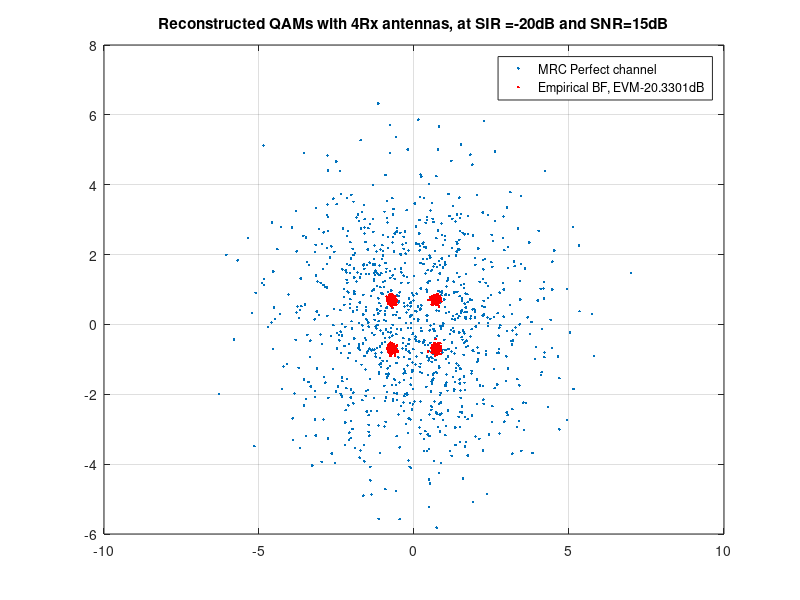
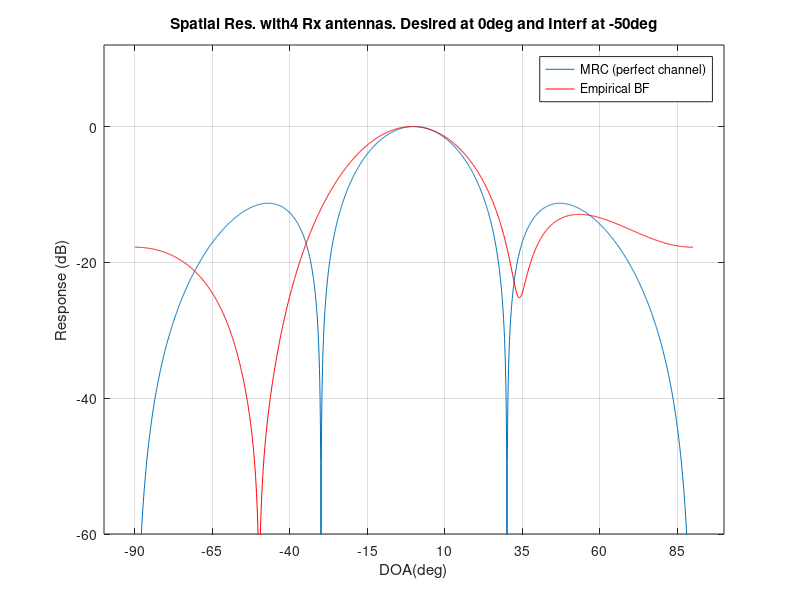

Here is the MATLAB script that generated these plots, in order:
close all; clear; clc; rng(1);

SNRdB = 15;
SIRdB = -20;

N=4;

NumPilots=100;
NumPayload=1000;

theta_deg=0;
x_desired=exp(-1i*pi*sin(theta_deg*pi/180)*[0:N-1].');

Interf_angle=-50;
x_Interf=exp(-1i*pi*sin(Interf_angle*pi/180)*[0:N-1].');

pilots=randsrc(1,NumPilots,[1+1i 1-1i -1+1i -1-1i])/sqrt(2);
s=randsrc(1,NumPayload,[1+1i 1-1i -1+1i -1-1i])/sqrt(2);

%Signal Generation
a_desired=exp(1i*2*pi*rand);
y_desired=a_desired*x_desired*[pilots,s];

r=(randn(1,length([pilots,s]))+1i*randn(1,length([pilots,s])))/sqrt(2);
y_interf=exp(1i*2*pi*rand)*x_Interf*10^(-SIRdB/20)*r;

Noise=10^(-SNRdB/20)*(randn(size(y_desired))+1i*randn(size(y_desired)))/sqrt(2);

y=y_desired+y_interf+Noise;

Y=y(:,1:NumPilots).';
p=pilots.';

w_hat=inv(Y'*Y)*Y'*p;

% Y'*Y = empirical total covariance
% Y'*p = estimate of channel
% We do that because spacial covariance matrix is hard to get.
% w_hat is the least square estimate of w

%Reconstrut QAMs

s_hat_MRC=(a_desired*x_desired)'/N*y(:,NumPilots+1:end);

plot(s_hat_MRC,'.'); grid; hold on ;
title(['Reconstructed QAMs with ',num2str(N), 'Rx antennas, at SIR =',num2str(SIRdB),'dB and SNR=',num2str(SNRdB),'dB'])

s_hat_ebf=w_hat.'*y(:,NumPilots+1:end);
plot(s_hat_ebf,'r.');

%EVM Calculation
EVM_ebf_dB=10*log10(mean(abs(s_hat_ebf-s).^2));

legend('MRC Perfect channel',['Empirical BF, EVM',num2str(EVM_ebf_dB),'dB']);

% Plot the spatial response
phi_deg=[-90:.1:90];
for k=1:length(phi_deg)
    x_test=exp(-1i*pi*sin(phi_deg(k)*pi/180)*[0:N-1].');
    MRC_resp(k)=abs(x_desired'*x_test)/N;
    Emp_BF_response(k)=abs(w_hat.'*x_test);
end

figure;
plot(phi_deg,20*log10(MRC_resp));hold on; grid;
plot(phi_deg,20*log10(Emp_BF_response),'r');
ylim([-60 12]); xticks(-90:25:90);
title(['Spatial Res. with',num2str(N),' Rx antennas. Desired at ', num2str(theta_deg),'deg and Interf at ',num2str(Interf_angle),'deg']);
xlabel('DOA(deg)'); ylabel('Response (dB)');
legend('MRC (perfect channel)','Empirical BF');